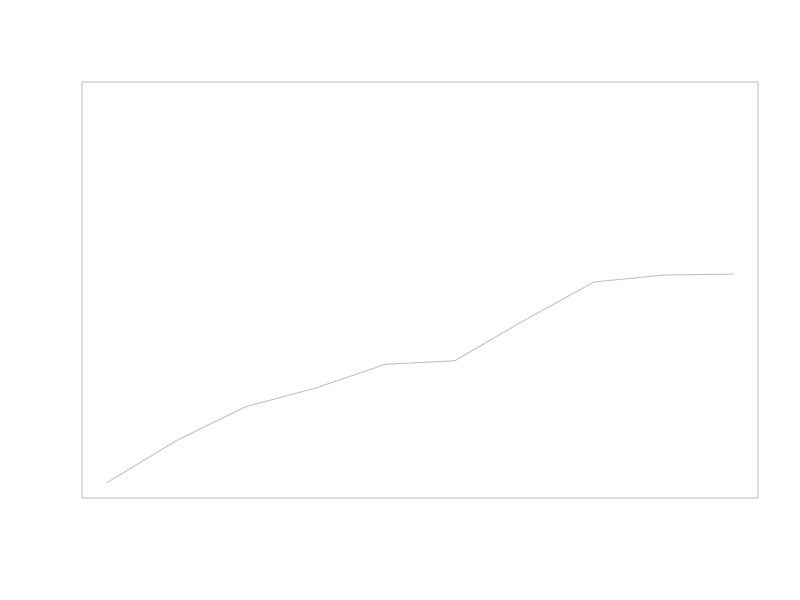
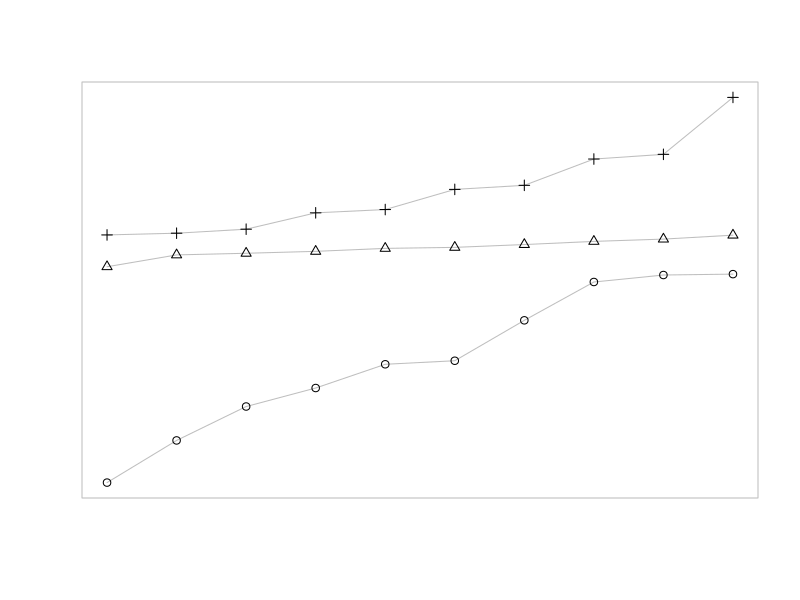
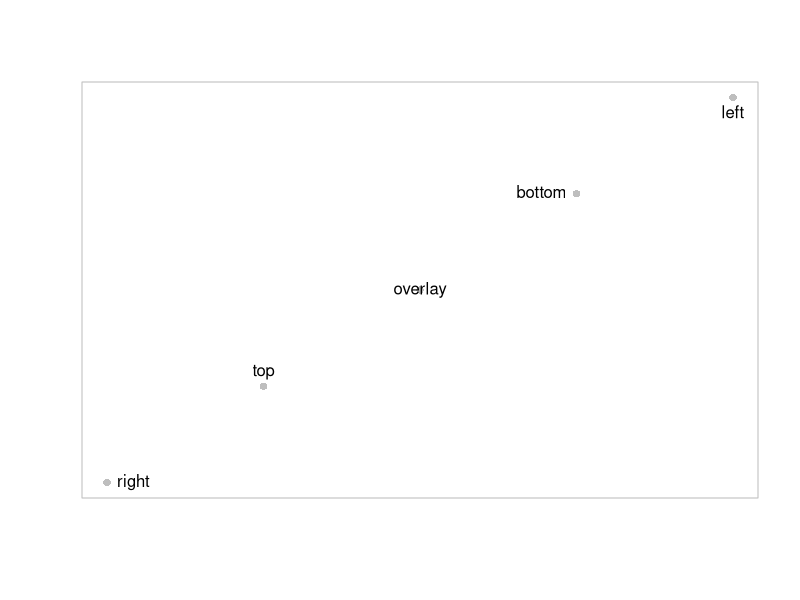
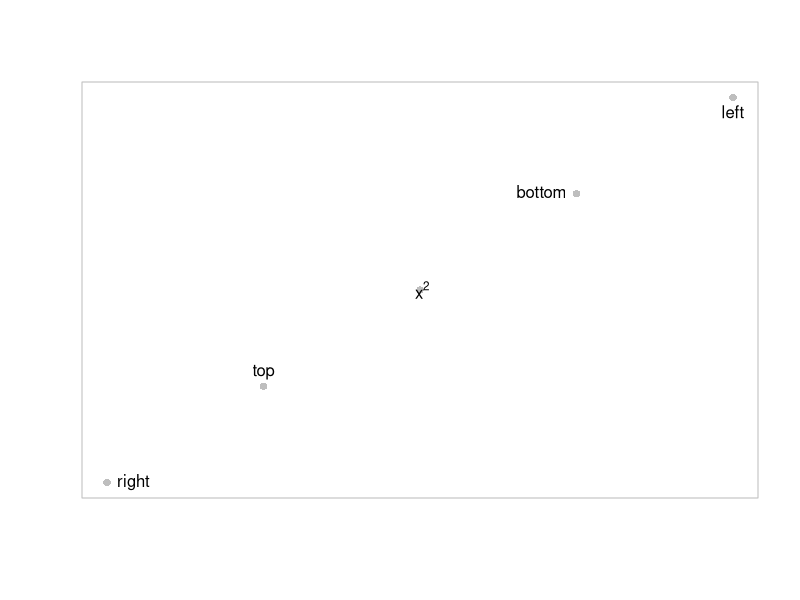
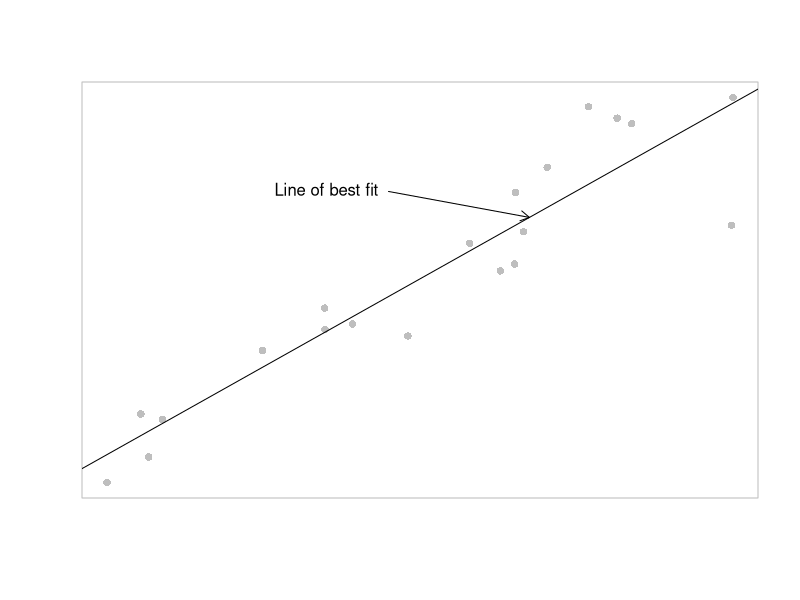
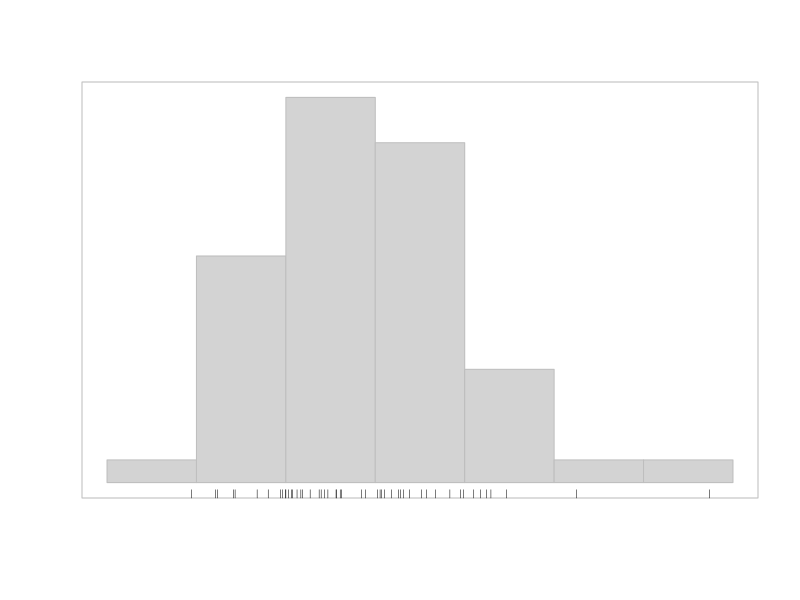

Write the R code that produced these figures, in order.
## ---- chunk 1
knitr::opts_chunk$set(collapse = TRUE, dev = "png", comment = "#>")
#Sys.setlocale('LC_ALL','C') # Embed this directly in the Rmarkdown script that contains the Chinese character comment
options(digits=3)
options(max.print=200)
## ---- chunk 2
tibble::tribble(
  ~函数, ~描述,
  "points()", "数据符号",
  "lines()", "线条",
  "segments()", "线段",
  "arrows()", "箭头",
  "xspline()", "光滑曲线",
  "rect()", "矩形",
  "polygon()", "多边形",
  "polypath()", "多边形路径",
  "rasterImage()", "位图（在图形上可以添加外部图片）",
  "text()", "文本",
) -> tb

knitr::kable(tb, caption = "常见基本低级绘图函数")
## ---- chunk 3
x = 1:10
y = matrix(sort(rnorm(30)), ncol=3)
plot(x, y[, 1], ylim = range(y), ann=F, axes = F, type="l", col="gray")
box(col="gray")
## ---- chunk 4
plot(x, y[, 1], ylim = range(y), ann=F, axes = F, type="l", col="gray")
box(col="gray")

points(x, y[,1])
lines(x, y[,2], col="gray")
points(x, y[,2], pch=2)
lines(x, y[,3], col="gray")
points(x, y[,3], pch=3)
## ---- chunk 5
y = x = 1:5
plot(x, y, ann=F, axes=F, col="gray", pch=16)
box(col="gray")

text(x[-3], y[-3], c("right", "top", "bottom", "left"),
     pos=c(4, 3, 2, 1))
text(3, 3, "overlay")
## ---- chunk 6
y = x = 1:5
plot(x, y, ann=F, axes=F, col="gray", pch=16)
box(col="gray")

text(x[-3], y[-3], c("right", "top", "bottom", "left"),
     pos=c(4, 3, 2, 1))
text(3, 3, ~ x^2)
## ---- chunk 7
x = runif(20, 1, 10)
y = x + rnorm(20)
plot(x, y, ann=F, axes=F, col="gray", pch=16)
box(col="gray")

lmfit = lm(y ~ x)
abline(lmfit)
arrows(5, 8, 7, predict(lmfit, data.frame(x=7)), 
       length = 0.1)
text(5, 8, "Line of best fit", pos = 2)
## ---- chunk 8
y = rnorm(50)
hist(y, main="", xlab="", ylab="", axes=F, border="gray", col="light gray")
box(col="gray")
rug(y, ticksize = 0.02)
